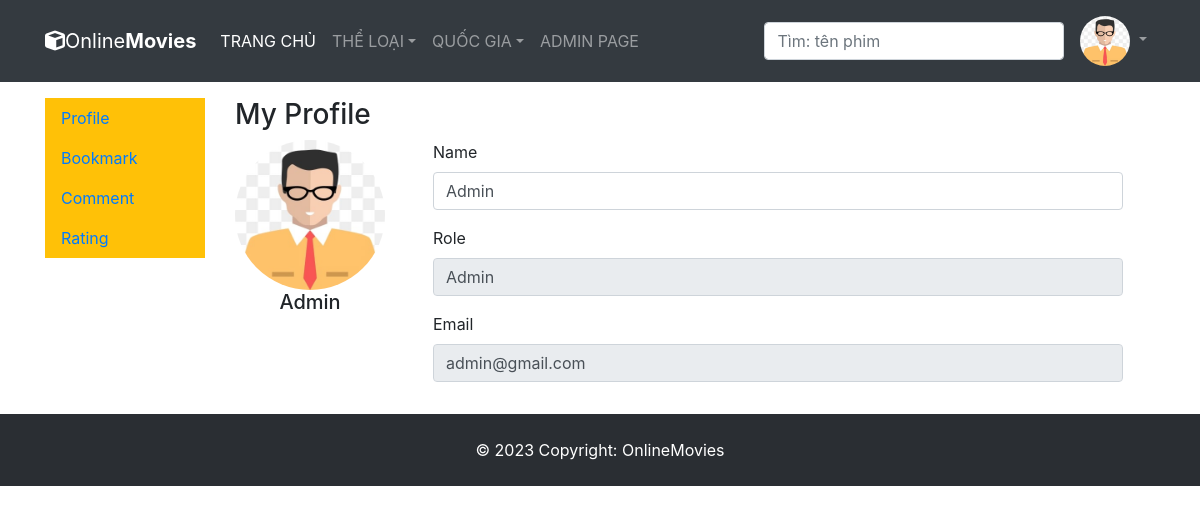
The app's page /profile.php (signed in) with its own data.
### tables this page shows
CREATE TABLE `user` (
  `id` int NOT NULL,
  `email` varchar(100) DEFAULT NULL,
  `password` varchar(100) DEFAULT NULL,
  `name` varchar(100) DEFAULT NULL,
  `token` varchar(100) DEFAULT NULL,
  `avatar` varchar(255) DEFAULT 'sample.jpg',
  `status` int DEFAULT NULL,
  `role` int DEFAULT NULL,
  `created_at` timestamp NOT NULL DEFAULT CURRENT_TIMESTAMP
);

### profile.php (the view, shortened to what this page needs)
<!DOCTYPE html>
<html lang="en">
<head>
	<link rel="stylesheet" href="https://cdn.jsdelivr.net/npm/bootstrap@4.6.2/dist/css/bootstrap.min.css">
	<link rel="stylesheet" href="https://cdnjs.cloudflare.com/ajax/libs/font-awesome/6.3.0/css/all.min.css" />
</head>
<?php require_once "connect.php" ?>
<body>
	<?php require_once "navbar.php" ?>
	<div class="container">
		<div class="row">
			<div class="col-12 col-xl-2 mt-3">
			</div>
			<div class="col-12 col-xl-10 mt-3">
				<h3>My Profile</h3>
				<div class="d-flex">
					<div class="mr-5 text-center">
						<img style="height: 150px;" class="rounded-circle" src="<?= "images/avatar/" . $_SESSION['avatar'] ?>" alt="">
						<h5><?= $_SESSION['name'] ?></h5>
					</div>
					<?php
					$user_id = $_SESSION['id'];
					$row = $conn->query("SELECT * FROM user where id = '$user_id'")->fetch_assoc(); ?>
					<form action="update_profile.php" method="post" class="w-75">
						<div class="form-group">
							<label for="">Name</label>
							<input type="text" class="form-control" value="<?= $row['name'] ?>">
						</div>
						<div class="form-group">
							<label for="">Role</label>
							<input type="text" class="form-control" disabled value="<?php if($row['role'] == 0) echo 'Customer'; else echo 'Admin'; ?>">
						</div>
						<div class="form-group">
							<label for="">Email</label>
							<input type="email" class="form-control" value="<?= $row['email'] ?>" disabled>
						</div>
					</form>
				</div>
			</div>
		</div>
	</div>
</body>
</html>

### records on screen
user: name "Admin", role "Admin", email "admin@gmail.com"

### other values on screen
$_SESSION['name'] "Admin"
